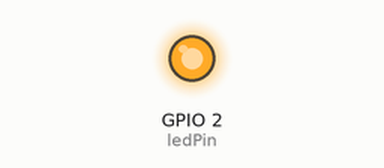
Simulated run of this sketch. Board: ESP8266 (NodeMCU). Shown: output pins drawn as LEDs (lit = HIGH). WiFi joins after 1.5 s; servers stay silent unless stated; the local clock reads 2024-03-15 10:24:30 at power-on unless the sketch sets it; pins used as bus, display or sensor lines are not drawn; what the sketch prints to the serial monitor is not drawn.

Above: at 2.8 s.
At 14.02 s:
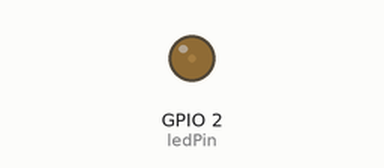
Timing chart, 0 to 40.0 s (numbered marks = the images above):
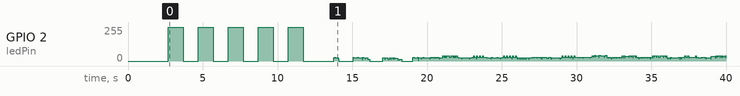

The sketch:

BCDClock.ino
```cpp
#define DEBUG
//#define NCE

#include <WiFiManager.h> // https://github.com/tzapu/WiFiManager
#include <ESP8266WiFi.h>
#include <ESP8266mDNS.h>
#include <WiFiUdp.h>
#include <ArduinoOTA.h>
#include <NTPClient.h>

/*
 * Macros
 */

#ifdef DEBUG
#define print(x)    {Serial.print(x);   client.print(x);}
#define println(x)  {Serial.println(x); client.println(x);}
#else
#define print(x)    {client.print(x);}
#define println(x)  {client.println(x);}
#endif

#define HOST_NAME "BCDCLOCK"

/*
 * New types
 */
typedef unsigned long MY_TIME_T;

/*
 * Prototypes
 */
void myDelay(MY_TIME_T waitTime);
void draw(int col, int value);

/*
 * Constants & variables
 */
#define DOWN_UP (0)
#define UP_DOWN (1)
#define SCAN_INTERVAL ((MY_TIME_T)1L)

#ifdef NCE
#define HOST "10.10.15.222"
#define PORT (8752)
#else
#define HOST "10.0.0.101"
#define PORT (8752)
#endif

/*
// WiFi
#ifdef NCE
const char* ssid = "hsNCE";
const char* password = "";
#else
const char* ssid = MY_SSID;
const char* password = MY_PASSWORD;
#endif
*/

// WiFi console
WiFiClient client;

// Blink
// constants won't change. Used here to set a pin number:
const int ledPin =  LED_BUILTIN;// the number of the LED pin
// Variables will change:
int ledState = LOW;             // ledState used to set the LED

// Timestamp
const int timezone = -3;
const int dst = 0;

// Display
//(0,0) is at top-right position of display
// Display pin #      1   7   2   5
const int rows[4] = { 1, 15,  3,  2};
// Display pin #     16  15  11   6  10   4   3
const int cols[7] = {16, 14, 12,  0, 13,  4,  5};

void setup() {
  Serial.begin(115200);
  println("Booting");

  setupWiFiManager();
  setupArduinoOTA();

  println("Ready!");
  print("IP address: ");
  println(WiFi.localIP().toString());

  // WiFi console
  if(!client.connect(HOST, PORT)) {
    print("Could not connect to WiFi console at ");
  } else {
    print("Connected to WiFi console at ");
  }
  print(HOST);
  print(":");
  println(PORT);
  delay(1000);

  // blink
  println("Waiting for program upload command.");
  pinMode(ledPin, OUTPUT);
  for(int i=0; i<10; i++) {
    ArduinoOTA.handle();
    // if the LED is off turn it on and vice-versa:
    if (ledState == LOW) {
      ledState = HIGH;
    } else {
      ledState = LOW;
    }
    // set the LED with the ledState of the variable:
    digitalWrite(ledPin, ledState);
    myDelay(1000L);
  }
  println("No program upload command received.");
  myDelay(1000);  // delay to wait all messages been flushed before reuse serial pins
  for(int i=0; i< 4; i++) {
    pinMode(rows[i], OUTPUT);
  }
  for(int i=0; i< 7; i++) {
    pinMode(cols[i], OUTPUT);
  }

  // internal time
  configTime(timezone * 3600, dst * 0, "pool.ntp.org", "time.nist.gov");
  println("\nWaiting for time");
  while (!time(nullptr)) {
    print(".");
    delay(1000);
  }
  println("");
}

void loop() {
  ArduinoOTA.handle();

  time_t now;
  struct tm *timeinfo;
  time(&now);
  timeinfo = localtime(&now);

#ifdef DEBUG
  //Print complete date:
  String currentDate;
  currentDate = String("\r");
  currentDate += String(timeinfo->tm_mday) + "/" + String(timeinfo->tm_mon +1) + "/" + String(timeinfo->tm_year + 1900);
  currentDate += " - ";
  currentDate += String(timeinfo->tm_wday +1);
  currentDate += " - ";
  currentDate += String(timeinfo->tm_hour) + ":" + String(timeinfo->tm_min) + ":" + String(timeinfo->tm_sec);
  currentDate += " ";
  print(currentDate);
#endif
/*
  for(int col=0; col<7; col++) {
    for(int valor=1; valor<10; valor<<=1) {
      draw(col, valor);
    }
  }

  // seconds - cols 0 1
  draw(0,5);
*/

  draw(0, timeinfo->tm_sec % 10);
  draw(1, (timeinfo->tm_sec / 10) % 10);
  // minutes - cols 2 3
  draw(2, timeinfo->tm_min % 10);
  draw(3, (timeinfo->tm_min / 10) % 10);
  // hours - cols 4 5
  draw(4, timeinfo->tm_hour % 10);
  draw(5, (timeinfo->tm_hour / 10) % 10);
  // col 6 not used (yet!)

  // day of week col 7
  draw(6, (timeinfo->tm_wday % 10)+1);

/*
    // year - cols 0 1 2 3
    draw(0, UP_DOWN, (timeinfo->tm_year + 1900) % 10);
    draw(1, UP_DOWN, ((timeinfo->tm_year + 1900) / 10) % 10);
    draw(2, UP_DOWN, ((timeinfo->tm_year + 1900) / 100) % 10);
    draw(3, UP_DOWN, (timeinfo->tm_year + 1900) / 1000);
    // month - cols 4 5
    draw(4, DOWN_UP, timeinfo->tm_mon % 10);
    draw(5, DOWN_UP, timeinfo->tm_mon / 10);
    // month - cols 4 5
    draw(6, DOWN_UP, timeinfo->tm_mday % 10);
    draw(7, DOWN_UP, timeinfo->tm_mday / 10);
*/
}

/**
 * draw: draws a number into the display
 * This function lights up a LED once a time for SCAN_INTERVAL milliseconds, then turns it off
 * Parameters:
 *  col: column number, from right to left, from 0 to 7
 *  dir: UP_DOWN or DOWN_UP
 *  value: 1 digit unsigned int
 * Returns:
 *  void
  // Display pin #      1   7   2   5
  const int rows[8] = { 0, 16, 15, 12};
  // Display pin #     16  15  11   6   4   3  10
  const int cols[8] = {14, 13,  2,  5,  3,  1,  4};
 */
void draw(int col, int value) {
#ifdef DEBUG
  int aux = value;
#endif

  for(int row=0; value; row++, value >>= 1) {
    if(value & 1) {
#ifdef DEBUG
      char s[100];
      sprintf(s, "Value = %d (%d), linha %d, coluna %d", aux, value, 3-row, col);
      println(s);
#endif
      digitalWrite(rows[3-row], HIGH);
      digitalWrite(cols[col], LOW);
      myDelay(SCAN_INTERVAL);
      digitalWrite(rows[3-row], LOW);
      digitalWrite(cols[col], HIGH);
    }
  }
}

/**
 * myDelay: busy-wait delay compatible with OTA
 * Parameters:
 *  waitTime: unsigned long delay time
 * Returns:
 *  void
*/
void myDelay(MY_TIME_T waitTime) {
  MY_TIME_T previousMillis;
  previousMillis = (MY_TIME_T)millis();
  while((MY_TIME_T)millis() - previousMillis < waitTime) {
    ArduinoOTA.handle();
    delay(1);
  }
}


/**
 * setupWiFiManager
 * Configura o WiFi Manager
 * Utiliza o endereço IP 192.168.0.1
 * SSID OTA-Template
 * Não tem senha
 */
void setupWiFiManager(void) {
  // WiFiManager, Local initialization. Once its business is done, there is no need to keep it around
  WiFiManager wm;

  // reset settings - wipe stored credentials for testing
  // these are stored by the esp library
  // wm.resetSettings();

  // Automatically connect using saved credentials,
  // if connection fails, it starts an access point with the specified name ( "AutoConnectAP"),
  // if empty will auto generate SSID, if password is blank it will be anonymous AP (wm.autoConnect())
  // then goes into a blocking loop awaiting configuration and will return success result

  bool res;
  // Apagar as credenciais Wi-Fi armazenadas (descomente a linha abaixo para limpar)
  // wm.resetSettings();
  //set custom ip for portal
  wm.setAPStaticIPConfig(IPAddress(192,168,0,1), IPAddress(192,168,0,1), IPAddress(255,255,255,0));
  // res = wm.autoConnect(); // auto generated AP name from chipid
  // res = wm.autoConnect("AutoConnectAP"); // anonymous ap
  // res = wm.autoConnect("OTA-Template", "password"); // password protected ap
  res = wm.autoConnect(HOST_NAME); // no password protected

  if (!res) {
    println("Failed to connect");
    // ESP.restart();
  }
  else {
    // if you get here you have connected to the WiFi
    println("connected...yeey :)");
  }
}


/**
 * setupArduinoOTA
 * Configura o Arduino OTA para upload de código via Wi-Fi
 * Porta 8266 (default)
 * Host OTA-Template
 * Sem senha
 */
void setupArduinoOTA(void) {
  // Port defaults to 8266
  // ArduinoOTA.setPort(8266);

  // Hostname defaults to esp8266-[ChipID]
  ArduinoOTA.setHostname((HOST_NAME + WiFi.localIP().toString()).c_str());

  // No authentication by default
  // ArduinoOTA.setPassword("admin");

  // Password can be set with it's md5 value as well
  // MD5(admin) = 21232f297a57a5a743894a0e4a801fc3
  // ArduinoOTA.setPasswordHash("21232f297a57a5a743894a0e4a801fc3");

  ArduinoOTA.onStart([]() {
    String type;
    if (ArduinoOTA.getCommand() == U_FLASH) {
      type = "sketch";
    } else {  // U_FS
      type = "filesystem";
    }

    // NOTE: if updating FS this would be the place to unmount FS using FS.end()
    println("Start updating " + type);
  });

  ArduinoOTA.onEnd([]() { println("\nEnd"); });

  ArduinoOTA.onProgress([](unsigned int progress, unsigned int total) {
    printf("Progress: %u%%\r", (progress / (total / 100)));
  });

  ArduinoOTA.onError([](ota_error_t error) {
    Serial.printf("Error[%u]: ", error);
    if (error == OTA_AUTH_ERROR) {
      println("Auth Failed");
    } else if (error == OTA_BEGIN_ERROR) {
      println("Begin Failed");
    } else if (error == OTA_CONNECT_ERROR) {
      println("Connect Failed");
    } else if (error == OTA_RECEIVE_ERROR) {
      println("Receive Failed");
    } else if (error == OTA_END_ERROR) {
      println("End Failed");
    }
  });

  ArduinoOTA.begin();
  println("Ready");
  print("IP address: ");
  println(WiFi.localIP());
}
```
